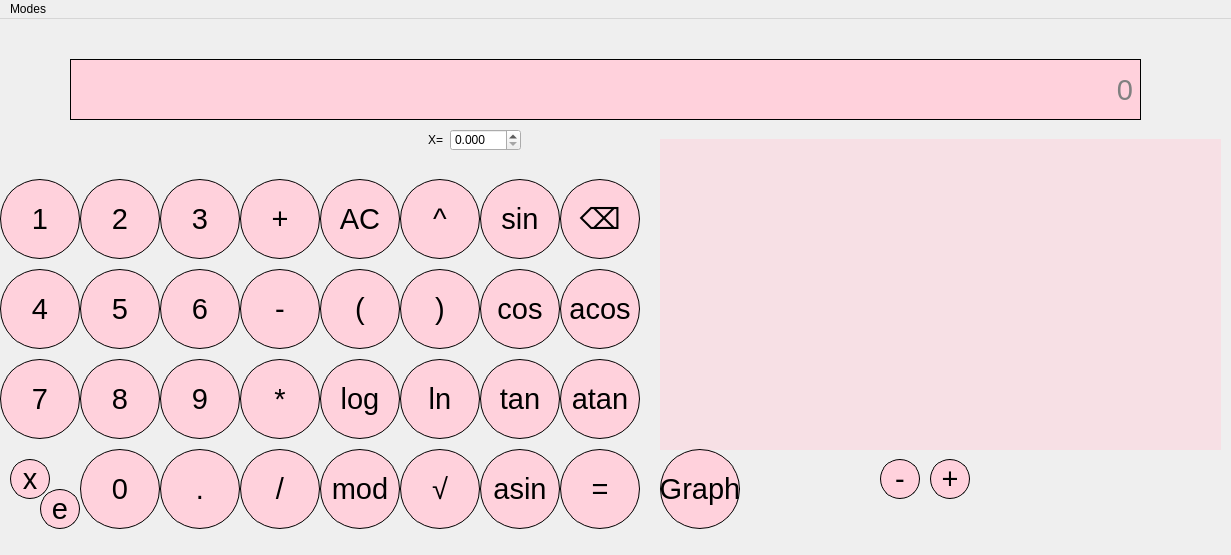
<?xml version="1.0" encoding="UTF-8"?>
<ui version="4.0">
 <class>View</class>
 <widget class="QMainWindow" name="View">
  <property name="geometry">
   <rect>
    <x>0</x>
    <y>0</y>
    <width>1231</width>
    <height>555</height>
   </rect>
  </property>
  <property name="windowTitle">
   <string>View</string>
  </property>
  <property name="styleSheet">
   <string notr="true">QMainWindow {
	border-image: url(:/Resources/bg.jpg) 0 0 0 0 stretch stretch;
}</string>
  </property>
  <widget class="QWidget" name="centralwidget">
   <property name="styleSheet">
    <string notr="true"/>
   </property>
   <widget class="QLabel" name="ValueText">
    <property name="geometry">
     <rect>
      <x>70</x>
      <y>40</y>
      <width>1071</width>
      <height>61</height>
     </rect>
    </property>
    <property name="font">
     <font>
      <pointsize>22</pointsize>
     </font>
    </property>
    <property name="layoutDirection">
     <enum>Qt::LeftToRight</enum>
    </property>
    <property name="styleSheet">
     <string notr="true">QLabel {
	background-color: rgb(255, 209, 220);
	color: grey;
	border: 1px solid black;
}</string>
    </property>
    <property name="text">
     <string>0</string>
    </property>
    <property name="alignment">
     <set>Qt::AlignRight|Qt::AlignTrailing|Qt::AlignVCenter</set>
    </property>
   </widget>
   <widget class="QPushButton" name="Button1">
    <property name="geometry">
     <rect>
      <x>0</x>
      <y>160</y>
      <width>80</width>
      <height>80</height>
     </rect>
    </property>
    <property name="font">
     <font>
      <pointsize>22</pointsize>
     </font>
    </property>
    <property name="styleSheet">
     <string notr="true">QPushButton {
	background-color: rgb(255, 209, 220);
	border: 1px solid black;
	color: black;
	border-radius: 40px;
}

QPushButton:hover {
	background-color: rgb(241, 130, 157);
}

QPushButton:pressed {
	background-color: rgb(217, 80, 113);
}</string>
    </property>
    <property name="text">
     <string>1</string>
    </property>
   </widget>
   <widget class="QPushButton" name="Button2">
    <property name="geometry">
     <rect>
      <x>80</x>
      <y>160</y>
      <width>80</width>
      <height>80</height>
     </rect>
    </property>
    <property name="font">
     <font>
      <pointsize>22</pointsize>
     </font>
    </property>
    <property name="styleSheet">
     <string notr="true">QPushButton {
	background-color: rgb(255, 209, 220);
	border: 1px solid black;
	color: black;
	border-radius: 40px;
}

QPushButton:hover {
	background-color: rgb(241, 130, 157);
}

QPushButton:pressed {
	background-color: rgb(217, 80, 113);
}</string>
    </property>
    <property name="text">
     <string>2</string>
    </property>
   </widget>
   <widget class="QPushButton" name="Button3">
    <property name="geometry">
     <rect>
      <x>160</x>
      <y>160</y>
      <width>80</width>
      <height>80</height>
     </rect>
    </property>
    <property name="font">
     <font>
      <pointsize>22</pointsize>
     </font>
    </property>
    <property name="styleSheet">
     <string notr="true">QPushButton {
	background-color: rgb(255, 209, 220);
	border: 1px solid black;
	color: black;
	border-radius: 40px;
}

QPushButton:hover {
	background-color: rgb(241, 130, 157);
}

QPushButton:pressed {
	background-color: rgb(217, 80, 113);
}</string>
    </property>
    <property name="text">
     <string>3</string>
    </property>
   </widget>
   <widget class="QPushButton" name="Button4">
    <property name="geometry">
     <rect>
      <x>0</x>
      <y>250</y>
      <width>80</width>
      <height>80</height>
     </rect>
    </property>
    <property name="font">
     <font>
      <pointsize>22</pointsize>
     </font>
    </property>
    <property name="styleSheet">
     <string notr="true">QPushButton {
	background-color: rgb(255, 209, 220);
	border: 1px solid black;
	color: black;
	border-radius: 40px;
}

QPushButton:hover {
	background-color: rgb(241, 130, 157);
}

QPushButton:pressed {
	background-color: rgb(217, 80, 113);
}</string>
    </property>
    <property name="text">
     <string>4</string>
    </property>
   </widget>
   <widget class="QPushButton" name="Button5">
    <property name="geometry">
     <rect>
      <x>80</x>
      <y>250</y>
      <width>80</width>
      <height>80</height>
     </rect>
    </property>
    <property name="font">
     <font>
      <pointsize>22</pointsize>
     </font>
    </property>
    <property name="styleSheet">
     <string notr="true">QPushButton {
	background-color: rgb(255, 209, 220);
	border: 1px solid black;
	color: black;
	border-radius: 40px;
}

QPushButton:hover {
	background-color: rgb(241, 130, 157);
}

QPushButton:pressed {
	background-color: rgb(217, 80, 113);
}</string>
    </property>
    <property name="text">
     <string>5</string>
    </property>
   </widget>
   <widget class="QPushButton" name="Button6">
    <property name="geometry">
     <rect>
      <x>160</x>
      <y>250</y>
      <width>80</width>
      <height>80</height>
     </rect>
    </property>
    <property name="font">
     <font>
      <pointsize>22</pointsize>
     </font>
    </property>
    <property name="styleSheet">
     <string notr="true">QPushButton {
	background-color: rgb(255, 209, 220);
	border: 1px solid black;
	color: black;
	border-radius: 40px;
}

QPushButton:hover {
	background-color: rgb(241, 130, 157);
}

QPushButton:pressed {
	background-color: rgb(217, 80, 113);
}</string>
    </property>
    <property name="text">
     <string>6</string>
    </property>
   </widget>
   <widget class="QPushButton" name="Button7">
    <property name="geometry">
     <rect>
      <x>0</x>
      <y>340</y>
      <width>80</width>
      <height>80</height>
     </rect>
    </property>
    <property name="font">
     <font>
      <pointsize>22</pointsize>
     </font>
    </property>
    <property name="styleSheet">
     <string notr="true">QPushButton {
	background-color: rgb(255, 209, 220);
	border: 1px solid black;
	color: black;
	border-radius: 40px;
}

QPushButton:hover {
	background-color: rgb(241, 130, 157);
}

QPushButton:pressed {
	background-color: rgb(217, 80, 113);
}</string>
    </property>
    <property name="text">
     <string>7</string>
    </property>
   </widget>
   <widget class="QPushButton" name="Button8">
    <property name="geometry">
     <rect>
      <x>80</x>
      <y>340</y>
      <width>80</width>
      <height>80</height>
     </rect>
    </property>
    <property name="font">
     <font>
      <pointsize>22</pointsize>
     </font>
    </property>
    <property name="styleSheet">
     <string notr="true">QPushButton {
	background-color: rgb(255, 209, 220);
	border: 1px solid black;
	color: black;
	border-radius: 40px;
}

QPushButton:hover {
	background-color: rgb(241, 130, 157);
}

QPushButton:pressed {
	background-color: rgb(217, 80, 113);
}</string>
    </property>
    <property name="text">
     <string>8</string>
    </property>
   </widget>
   <widget class="QPushButton" name="Button9">
    <property name="geometry">
     <rect>
      <x>160</x>
      <y>340</y>
      <width>80</width>
      <height>80</height>
     </rect>
    </property>
    <property name="font">
     <font>
      <pointsize>22</pointsize>
     </font>
    </property>
    <property name="styleSheet">
     <string notr="true">QPushButton {
	background-color: rgb(255, 209, 220);
	border: 1px solid black;
	color: black;
	border-radius: 40px;
}

QPushButton:hover {
	background-color: rgb(241, 130, 157);
}

QPushButton:pressed {
	background-color: rgb(217, 80, 113);
}</string>
    </property>
    <property name="text">
     <string>9</string>
    </property>
   </widget>
   <widget class="QPushButton" name="Button0">
    <property name="geometry">
     <rect>
      <x>80</x>
      <y>430</y>
      <width>80</width>
      <height>80</height>
     </rect>
    </property>
    <property name="font">
     <font>
      <pointsize>22</pointsize>
     </font>
    </property>
    <property name="styleSheet">
     <string notr="true">QPushButton {
	background-color: rgb(255, 209, 220);
	border: 1px solid black;
	color: black;
	border-radius: 40px;
}

QPushButton:hover {
	background-color: rgb(241, 130, 157);
}

QPushButton:pressed {
	background-color: rgb(217, 80, 113);
}</string>
    </property>
    <property name="text">
     <string>0</string>
    </property>
   </widget>
   <widget class="QPushButton" name="ButtonX">
    <property name="geometry">
     <rect>
      <x>10</x>
      <y>440</y>
      <width>40</width>
      <height>40</height>
     </rect>
    </property>
    <property name="font">
     <font>
      <pointsize>22</pointsize>
     </font>
    </property>
    <property name="styleSheet">
     <string notr="true">QPushButton {
	background-color: rgb(255, 209, 220);
	border: 1px solid black;
	color: black;
	border-radius: 20px;
}

QPushButton:hover {
	background-color: rgb(241, 130, 157);
}

QPushButton:pressed {
	background-color: rgb(217, 80, 113);
}</string>
    </property>
    <property name="text">
     <string>x</string>
    </property>
   </widget>
   <widget class="QPushButton" name="ButtonDot">
    <property name="geometry">
     <rect>
      <x>160</x>
      <y>430</y>
      <width>80</width>
      <height>80</height>
     </rect>
    </property>
    <property name="font">
     <font>
      <pointsize>22</pointsize>
     </font>
    </property>
    <property name="styleSheet">
     <string notr="true">QPushButton {
	background-color: rgb(255, 209, 220);
	border: 1px solid black;
	color: black;
	border-radius: 40px;
}

QPushButton:hover {
	background-color: rgb(241, 130, 157);
}

QPushButton:pressed {
	background-color: rgb(217, 80, 113);
}</string>
    </property>
    <property name="text">
     <string>.</string>
    </property>
   </widget>
   <widget class="QPushButton" name="ButtonPlus">
    <property name="geometry">
     <rect>
      <x>240</x>
      <y>160</y>
      <width>80</width>
      <height>80</height>
     </rect>
    </property>
    <property name="font">
     <font>
      <pointsize>22</pointsize>
     </font>
    </property>
    <property name="styleSheet">
     <string notr="true">QPushButton {
	background-color: rgb(255, 209, 220);
	border: 1px solid black;
	color: black;
	border-radius: 40px;
}

QPushButton:hover {
	background-color: rgb(241, 130, 157);
}

QPushButton:pressed {
	background-color: rgb(217, 80, 113);
}</string>
    </property>
    <property name="text">
     <string>+</string>
    </property>
   </widget>
   <widget class="QPushButton" name="ButtonMinus">
    <property name="geometry">
     <rect>
      <x>240</x>
      <y>250</y>
      <width>80</width>
      <height>80</height>
     </rect>
    </property>
    <property name="font">
     <font>
      <pointsize>22</pointsize>
     </font>
    </property>
    <property name="styleSheet">
     <string notr="true">QPushButton {
	background-color: rgb(255, 209, 220);
	border: 1px solid black;
	color: black;
	border-radius: 40px;
}

QPushButton:hover {
	background-color: rgb(241, 130, 157);
}

QPushButton:pressed {
	background-color: rgb(217, 80, 113);
}</string>
    </property>
    <property name="text">
     <string>-</string>
    </property>
   </widget>
   <widget class="QPushButton" name="ButtonMul">
    <property name="geometry">
     <rect>
      <x>240</x>
      <y>340</y>
      <width>80</width>
      <height>80</height>
     </rect>
    </property>
    <property name="font">
     <font>
      <pointsize>22</pointsize>
     </font>
    </property>
    <property name="styleSheet">
     <string notr="true">QPushButton {
	background-color: rgb(255, 209, 220);
	border: 1px solid black;
	color: black;
	border-radius: 40px;
}

QPushButton:hover {
	background-color: rgb(241, 130, 157);
}

QPushButton:pressed {
	background-color: rgb(217, 80, 113);
}</string>
    </property>
    <property name="text">
     <string>*</string>
    </property>
   </widget>
   <widget class="QPushButton" name="ButtonDiv">
    <property name="geometry">
     <rect>
      <x>240</x>
      <y>430</y>
      <width>80</width>
      <height>80</height>
     </rect>
    </property>
    <property name="font">
     <font>
      <pointsize>22</pointsize>
     </font>
    </property>
    <property name="styleSheet">
     <string notr="true">QPushButton {
	background-color: rgb(255, 209, 220);
	border: 1px solid black;
	color: black;
	border-radius: 40px;
}

QPushButton:hover {
	background-color: rgb(241, 130, 157);
}

QPushButton:pressed {
	background-color: rgb(217, 80, 113);
}</string>
    </property>
    <property name="text">
     <string>/</string>
    </property>
   </widget>
   <widget class="QPushButton" name="ButtonSin">
    <property name="geometry">
     <rect>
      <x>480</x>
      <y>160</y>
      <width>80</width>
      <height>80</height>
     </rect>
    </property>
    <property name="font">
     <font>
      <pointsize>22</pointsize>
     </font>
    </property>
    <property name="styleSheet">
     <string notr="true">QPushButton {
	background-color: rgb(255, 209, 220);
	border: 1px solid black;
	color: black;
	border-radius: 40px;
}

QPushButton:hover {
	background-color: rgb(241, 130, 157);
}

QPushButton:pressed {
	background-color: rgb(217, 80, 113);
}</string>
    </property>
    <property name="text">
     <string>sin</string>
    </property>
   </widget>
   <widget class="QPushButton" name="ButtonMod">
    <property name="geometry">
     <rect>
      <x>320</x>
      <y>430</y>
      <width>80</width>
      <height>80</height>
     </rect>
    </property>
    <property name="font">
     <font>
      <pointsize>22</pointsize>
     </font>
    </property>
    <property name="styleSheet">
     <string notr="true">QPushButton {
	background-color: rgb(255, 209, 220);
	border: 1px solid black;
	color: black;
	border-radius: 40px;
}

QPushButton:hover {
	background-color: rgb(241, 130, 157);
}

QPushButton:pressed {
	background-color: rgb(217, 80, 113);
}</string>
    </property>
    <property name="text">
     <string>mod</string>
    </property>
   </widget>
   <widget class="QPushButton" name="ButtonLog">
    <property name="geometry">
     <rect>
      <x>320</x>
      <y>340</y>
      <width>80</width>
      <height>80</height>
     </rect>
    </property>
    <property name="font">
     <font>
      <pointsize>22</pointsize>
     </font>
    </property>
    <property name="styleSheet">
     <string notr="true">QPushButton {
	background-color: rgb(255, 209, 220);
	border: 1px solid black;
	color: black;
	border-radius: 40px;
}

QPushButton:hover {
	background-color: rgb(241, 130, 157);
}

QPushButton:pressed {
	background-color: rgb(217, 80, 113);
}</string>
    </property>
    <property name="text">
     <string>log</string>
    </property>
   </widget>
   <widget class="QPushButton" name="ButtonPow">
    <property name="geometry">
     <rect>
      <x>400</x>
      <y>160</y>
      <width>80</width>
      <height>80</height>
     </rect>
    </property>
    <property name="font">
     <font>
      <pointsize>22</pointsize>
     </font>
    </property>
    <property name="styleSheet">
     <string notr="true">QPushButton {
	background-color: rgb(255, 209, 220);
	border: 1px solid black;
	color: black;
	border-radius: 40px;
}

QPushButton:hover {
	background-color: rgb(241, 130, 157);
}

QPushButton:pressed {
	background-color: rgb(217, 80, 113);
}</string>
    </property>
    <property name="text">
     <string>^</string>
    </property>
   </widget>
   <widget class="QPushButton" name="ButtonAsin">
    <property name="geometry">
     <rect>
      <x>480</x>
      <y>430</y>
      <width>80</width>
      <height>80</height>
     </rect>
    </property>
    <property name="font">
     <font>
      <pointsize>22</pointsize>
     </font>
    </property>
    <property name="styleSheet">
     <string notr="true">QPushButton {
	background-color: rgb(255, 209, 220);
	border: 1px solid black;
	color: black;
	border-radius: 40px;
}

QPushButton:hover {
	background-color: rgb(241, 130, 157);
}

QPushButton:pressed {
	background-color: rgb(217, 80, 113);
}</string>
    </property>
    <property name="text">
     <string>asin</string>
    </property>
   </widget>
   <widget class="QPushButton" name="ButtonCos">
    <property name="geometry">
     <rect>
      <x>480</x>
      <y>250</y>
      <width>80</width>
      <height>80</height>
     </rect>
    </property>
    <property name="font">
     <font>
      <pointsize>22</pointsize>
     </font>
    </property>
    <property name="styleSheet">
     <string notr="true">QPushButton {
	background-color: rgb(255, 209, 220);
	border: 1px solid black;
	color: black;
	border-radius: 40px;
}

QPushButton:hover {
	background-color: rgb(241, 130, 157);
}

QPushButton:pressed {
	background-color: rgb(217, 80, 113);
}</string>
    </property>
    <property name="text">
     <string>cos</string>
    </property>
   </widget>
   <widget class="QPushButton" name="ButtonAcos">
    <property name="geometry">
     <rect>
      <x>560</x>
      <y>250</y>
      <width>80</width>
      <height>80</height>
     </rect>
    </property>
    <property name="font">
     <font>
      <pointsize>22</pointsize>
     </font>
    </property>
    <property name="styleSheet">
     <string notr="true">QPushButton {
	background-color: rgb(255, 209, 220);
	border: 1px solid black;
	color: black;
	border-radius: 40px;
}

QPushButton:hover {
	background-color: rgb(241, 130, 157);
}

QPushButton:pressed {
	background-color: rgb(217, 80, 113);
}</string>
    </property>
    <property name="text">
     <string>acos</string>
    </property>
   </widget>
   <widget class="QPushButton" name="ButtonTan">
    <property name="geometry">
     <rect>
      <x>480</x>
      <y>340</y>
      <width>80</width>
      <height>80</height>
     </rect>
    </property>
    <property name="font">
     <font>
      <pointsize>22</pointsize>
     </font>
    </property>
    <property name="styleSheet">
     <string notr="true">QPushButton {
	background-color: rgb(255, 209, 220);
	border: 1px solid black;
	color: black;
	border-radius: 40px;
}

QPushButton:hover {
	background-color: rgb(241, 130, 157);
}

QPushButton:pressed {
	background-color: rgb(217, 80, 113);
}</string>
    </property>
    <property name="text">
     <string>tan</string>
    </property>
   </widget>
   <widget class="QPushButton" name="ButtonBraceOpen">
    <property name="geometry">
     <rect>
      <x>320</x>
      <y>250</y>
      <width>80</width>
      <height>80</height>
     </rect>
    </property>
    <property name="font">
     <font>
      <pointsize>22</pointsize>
     </font>
    </property>
    <property name="styleSheet">
     <string notr="true">QPushButton {
	background-color: rgb(255, 209, 220);
	border: 1px solid black;
	color: black;
	border-radius: 40px;
}

QPushButton:hover {
	background-color: rgb(241, 130, 157);
}

QPushButton:pressed {
	background-color: rgb(217, 80, 113);
}</string>
    </property>
    <property name="text">
     <string>(</string>
    </property>
   </widget>
   <widget class="QPushButton" name="ButtonBraceClose">
    <property name="geometry">
     <rect>
      <x>400</x>
      <y>250</y>
      <width>80</width>
      <height>80</height>
     </rect>
    </property>
    <property name="font">
     <font>
      <pointsize>22</pointsize>
     </font>
    </property>
    <property name="styleSheet">
     <string notr="true">QPushButton {
	background-color: rgb(255, 209, 220);
	border: 1px solid black;
	color: black;
	border-radius: 40px;
}

QPushButton:hover {
	background-color: rgb(241, 130, 157);
}

QPushButton:pressed {
	background-color: rgb(217, 80, 113);
}</string>
    </property>
    <property name="text">
     <string>)</string>
    </property>
   </widget>
   <widget class="QPushButton" name="ButtonAtan">
    <property name="geometry">
     <rect>
      <x>560</x>
      <y>340</y>
      <width>80</width>
      <height>80</height>
     </rect>
    </property>
    <property name="font">
     <font>
      <pointsize>22</pointsize>
     </font>
    </property>
    <property name="styleSheet">
     <string notr="true">QPushButton {
	background-color: rgb(255, 209, 220);
	border: 1px solid black;
	color: black;
	border-radius: 40px;
}

QPushButton:hover {
	background-color: rgb(241, 130, 157);
}

QPushButton:pressed {
	background-color: rgb(217, 80, 113);
}</string>
    </property>
    <property name="text">
     <string>atan</string>
    </property>
   </widget>
   <widget class="QPushButton" name="ButtonSqrt">
    <property name="geometry">
     <rect>
      <x>400</x>
      <y>430</y>
      <width>80</width>
      <height>80</height>
     </rect>
    </property>
    <property name="font">
     <font>
      <pointsize>22</pointsize>
     </font>
    </property>
    <property name="styleSheet">
     <string notr="true">QPushButton {
	background-color: rgb(255, 209, 220);
	border: 1px solid black;
	color: black;
	border-radius: 40px;
}

QPushButton:hover {
	background-color: rgb(241, 130, 157);
}

QPushButton:pressed {
	background-color: rgb(217, 80, 113);
}</string>
    </property>
    <property name="text">
     <string>√</string>
    </property>
   </widget>
   <widget class="QPushButton" name="ButtonLn">
    <property name="geometry">
     <rect>
      <x>400</x>
      <y>340</y>
      <width>80</width>
      <height>80</height>
     </rect>
    </property>
    <property name="font">
     <font>
      <pointsize>22</pointsize>
     </font>
    </property>
    <property name="styleSheet">
     <string notr="true">QPushButton {
	background-color: rgb(255, 209, 220);
	border: 1px solid black;
	color: black;
	border-radius: 40px;
}

QPushButton:hover {
	background-color: rgb(241, 130, 157);
}

QPushButton:pressed {
	background-color: rgb(217, 80, 113);
}</string>
    </property>
    <property name="text">
     <string>ln</string>
    </property>
   </widget>
   <widget class="QPushButton" name="ButtonClear">
    <property name="geometry">
     <rect>
      <x>320</x>
      <y>160</y>
      <width>80</width>
      <height>80</height>
     </rect>
    </property>
    <property name="font">
     <font>
      <pointsize>22</pointsize>
     </font>
    </property>
    <property name="styleSheet">
     <string notr="true">QPushButton {
	background-color: rgb(255, 209, 220);
	border: 1px solid black;
	color: black;
	border-radius: 40px;
}

QPushButton:hover {
	background-color: rgb(241, 130, 157);
}

QPushButton:pressed {
	background-color: rgb(217, 80, 113);
}</string>
    </property>
    <property name="text">
     <string>AC</string>
    </property>
   </widget>
   <widget class="QPushButton" name="ButtonBackspace">
    <property name="geometry">
     <rect>
      <x>560</x>
      <y>160</y>
      <width>80</width>
      <height>80</height>
     </rect>
    </property>
    <property name="font">
     <font>
      <pointsize>22</pointsize>
     </font>
    </property>
    <property name="styleSheet">
     <string notr="true">QPushButton {
	background-color: rgb(255, 209, 220);
	border: 1px solid black;
	color: black;
	border-radius: 40px;
}

QPushButton:hover {
	background-color: rgb(241, 130, 157);
}

QPushButton:pressed {
	background-color: rgb(217, 80, 113);
}</string>
    </property>
    <property name="text">
     <string>⌫</string>
    </property>
   </widget>
   <widget class="QCustomPlot" name="Plot" native="true">
    <property name="geometry">
     <rect>
      <x>660</x>
      <y>120</y>
      <width>561</width>
      <height>311</height>
     </rect>
    </property>
    <property name="styleSheet">
     <string notr="true">QWidget {
	background-color: rgba(255, 209, 220, 128);
}</string>
    </property>
   </widget>
   <widget class="QPushButton" name="ButtonEqual">
    <property name="geometry">
     <rect>
      <x>560</x>
      <y>430</y>
      <width>80</width>
      <height>80</height>
     </rect>
    </property>
    <property name="font">
     <font>
      <pointsize>22</pointsize>
     </font>
    </property>
    <property name="styleSheet">
     <string notr="true">QPushButton {
	background-color: rgb(255, 209, 220);
	border: 1px solid black;
	color: black;
	border-radius: 40px;
}

QPushButton:hover {
	background-color: rgb(241, 130, 157);
}

QPushButton:pressed {
	background-color: rgb(217, 80, 113);
}</string>
    </property>
    <property name="text">
     <string>=</string>
    </property>
   </widget>
   <widget class="QLabel" name="LabelX">
    <property name="geometry">
     <rect>
      <x>410</x>
      <y>100</y>
      <width>51</width>
      <height>41</height>
     </rect>
    </property>
    <property name="styleSheet">
     <string notr="true">QLabel {
	color: black;
}</string>
    </property>
    <property name="text">
     <string>X=</string>
    </property>
    <property name="alignment">
     <set>Qt::AlignCenter</set>
    </property>
   </widget>
   <widget class="QDoubleSpinBox" name="SpinBoxX">
    <property name="geometry">
     <rect>
      <x>450</x>
      <y>110</y>
      <width>71</width>
      <height>22</height>
     </rect>
    </property>
    <property name="styleSheet">
     <string notr="true">QSpinBox {
	background-color: rgba(255, 209, 220, 128);
}</string>
    </property>
    <property name="decimals">
     <number>3</number>
    </property>
   </widget>
   <widget class="QPushButton" name="ButtonZoomOut">
    <property name="enabled">
     <bool>false</bool>
    </property>
    <property name="geometry">
     <rect>
      <x>880</x>
      <y>440</y>
      <width>40</width>
      <height>40</height>
     </rect>
    </property>
    <property name="font">
     <font>
      <pointsize>22</pointsize>
     </font>
    </property>
    <property name="styleSheet">
     <string notr="true">QPushButton {
	background-color: rgb(255, 209, 220);
	border: 1px solid black;
	color: black;
	border-radius: 20px;
}

QPushButton:hover {
	background-color: rgb(241, 130, 157);
}

QPushButton:pressed {
	background-color: rgb(217, 80, 113);
}</string>
    </property>
    <property name="text">
     <string>-</string>
    </property>
   </widget>
   <widget class="QPushButton" name="ButtonZoomIn">
    <property name="enabled">
     <bool>false</bool>
    </property>
    <property name="geometry">
     <rect>
      <x>930</x>
      <y>440</y>
      <width>40</width>
      <height>40</height>
     </rect>
    </property>
    <property name="font">
     <font>
      <pointsize>22</pointsize>
     </font>
    </property>
    <property name="styleSheet">
     <string notr="true">QPushButton {
	background-color: rgb(255, 209, 220);
	border: 1px solid black;
	color: black;
	border-radius: 20px;
}

QPushButton:hover {
	background-color: rgb(241, 130, 157);
}

QPushButton:pressed {
	background-color: rgb(217, 80, 113);
}</string>
    </property>
    <property name="text">
     <string>+</string>
    </property>
   </widget>
   <widget class="QPushButton" name="ButtonGraph">
    <property name="geometry">
     <rect>
      <x>660</x>
      <y>430</y>
      <width>80</width>
      <height>80</height>
     </rect>
    </property>
    <property name="font">
     <font>
      <pointsize>22</pointsize>
     </font>
    </property>
    <property name="styleSheet">
     <string notr="true">QPushButton {
	background-color: rgb(255, 209, 220);
	border: 1px solid black;
	color: black;
	border-radius: 40px;
}

QPushButton:hover {
	background-color: rgb(241, 130, 157);
}

QPushButton:pressed {
	background-color: rgb(217, 80, 113);
}</string>
    </property>
    <property name="text">
     <string>Graph</string>
    </property>
   </widget>
   <widget class="QPushButton" name="ButtonE">
    <property name="geometry">
     <rect>
      <x>40</x>
      <y>470</y>
      <width>40</width>
      <height>40</height>
     </rect>
    </property>
    <property name="font">
     <font>
      <pointsize>22</pointsize>
     </font>
    </property>
    <property name="styleSheet">
     <string notr="true">QPushButton {
	background-color: rgb(255, 209, 220);
	border: 1px solid black;
	color: black;
	border-radius: 20px;
}

QPushButton:hover {
	background-color: rgb(241, 130, 157);
}

QPushButton:pressed {
	background-color: rgb(217, 80, 113);
}</string>
    </property>
    <property name="text">
     <string>e</string>
    </property>
   </widget>
  </widget>
  <widget class="QMenuBar" name="menubar">
   <property name="geometry">
    <rect>
     <x>0</x>
     <y>0</y>
     <width>1231</width>
     <height>24</height>
    </rect>
   </property>
   <widget class="QMenu" name="menuModes">
    <property name="title">
     <string>Modes</string>
    </property>
    <addaction name="actionCalculator"/>
    <addaction name="actionCredit_Calculator"/>
    <addaction name="actionDeposit_Calculator"/>
   </widget>
   <addaction name="menuModes"/>
  </widget>
  <action name="actionCalculator">
   <property name="text">
    <string>Calculator</string>
   </property>
  </action>
  <action name="actionCredit_Calculator">
   <property name="text">
    <string>Credit Calculator</string>
   </property>
  </action>
  <action name="actionDeposit_Calculator">
   <property name="text">
    <string>Deposit Calculator</string>
   </property>
  </action>
 </widget>
 <customwidgets>
  <customwidget>
   <class>QCustomPlot</class>
   <extends>QWidget</extends>
   <header>qcustomplot.h</header>
   <container>1</container>
  </customwidget>
 </customwidgets>
 <resources/>
 <connections/>
</ui>
